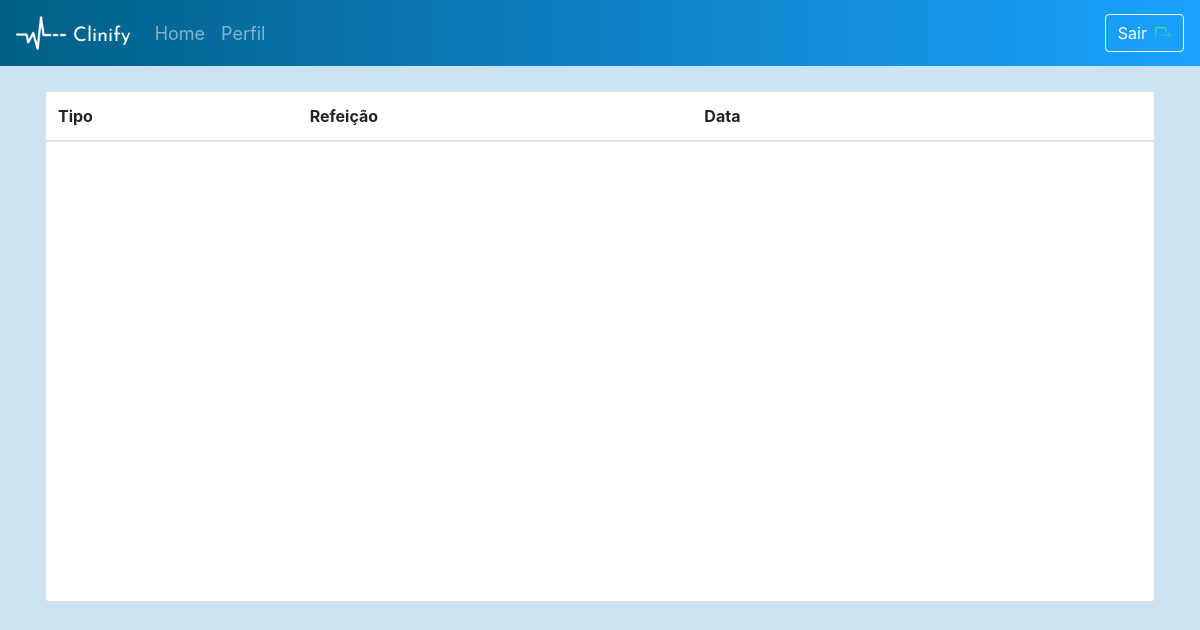
Before: /Templates/diet/list/ (signed in) with the older database file.
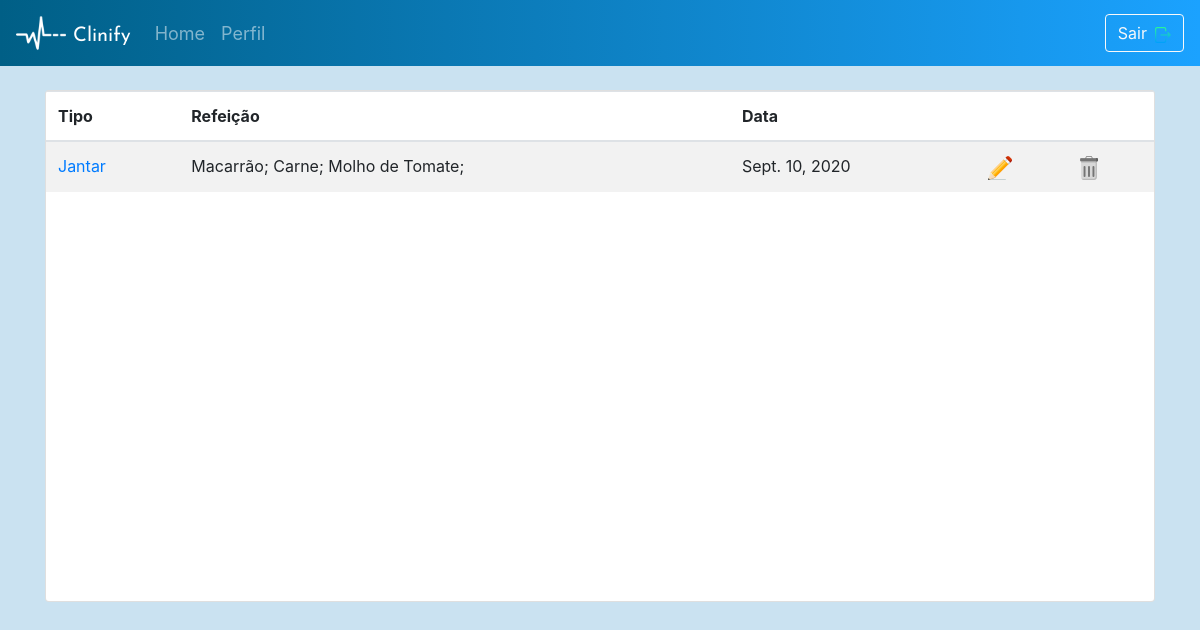
After: the same page with the newer database file.
### server_app/models.py (models this page shows, shortened)
class UserDiet(models.Model):
    CHOICE = (('Café', 'Café'), ('Almoço', 'Almoço'), ('Jantar', 'Jantar'), ('Snacks', 'Snacks'))
    user            = models.ForeignKey(User, on_delete=models.CASCADE)
    diet_include    = models.TextField(max_length=500)
    diet_date_diet  = models.DateField()
    meal            = models.CharField(null=False, max_length=10, default=None, choices=CHOICE)
    slug            = models.SlugField(default='slug')
    objects = models.Manager()

### server_app/views.py (the view)
@method_decorator(login_required(login_url="intro"), name='dispatch')
class DietListView(ListView): ### RETRIEVE
    template_name="diet_list.html"
    model = UserDiet
    context_object_name = 'diet'
    def get_context_data(self, **kwargs):
        context = super(DietListView, self).get_context_data(**kwargs)
        return context
    def get_queryset(self):
        queryset = super(DietListView, self).get_queryset()
        queryset = queryset.filter(user=self.request.user)
        return queryset

### Templates/diet_list.html (shortened to what this page needs)
<!DOCTYPE html>
{% extends 'base.html' %}
    {% block content %}
        {% load static %}
    </head>
    <body class="medication-screen">
        <nav class="navbar navbar-expand-md navbar-dark">
            <img class="nav-icon" src="{% static 'images\heartbeat-logo-144.png' %}">
            <a class="navbar-brand" href="https://fonts.googleapis.com/css?family=Josefin+Sans:600&display=swap" rel="stylesheet">Clinify</a>
            <div class="collapse navbar-collapse" id="navbarSupportedContent">
                <ul class="navbar-nav mr-auto">
                    <a class="nav-link" href="{% url 'home' %}">Home</a>
                    <a class="nav-link" href="{% url 'temp:profile' %}">Perfil</a>
                </ul>
                <form class="form-inline" method="POST">
                    <a href="#" data-toggle="modal" data-target="#myModal"><button class="btn btn-outline-light btn-auto">Sair<img class="pl-2" src="{% static 'images/logout.png' %}"></button></a>
                </form>
            </div>
        </nav>
        <section class="container mt-3">
            <div class="card card-med mt-4 mb-3" id="card-opacity">
                <div class="overflow-auto">
                    <table class="table table-striped overflow-auto">
                        <thead>
                            <tr>
                                <th>Tipo</th>
                                <th>Refeição</th>
                                <th>Data</th>
                                <th> </th>
                                <th> </th>
                            </tr>
                        </thead>
                        <tbody>
                            {% for userdiet in diet %}
                            <tr>
                                <td><a href="{% url 'temp:diet_detail' pk=userdiet.pk slug=userdiet.slug %}">{{ userdiet.meal }}</a></td>
                                <td>{{ userdiet.diet_include }}</td>
                                <td>{{ userdiet.diet_date_diet }}</td>
                                <td><a href="{% url 'temp:diet' pk=userdiet.pk slug=userdiet.slug %}"><img src="{% static 'images/edit.png' %}"></a></td>
                                <td><a href="{% url 'temp:diet_delete' pk=userdiet.pk slug=userdiet.slug %}"><img src="{% static 'images/trash.png' %}"></a></td>
                            </tr>
                            {% endfor %}
                        </tbody>
                    </table>
                </div>
            </div>
        </section>
        {% endblock %}

Changed rows visible on the page:
added UserDiet: meal "Jantar", diet_include "Macarrão; Carne; Molho de Tomate;", diet_date_diet "Sept. 10, 2020"
